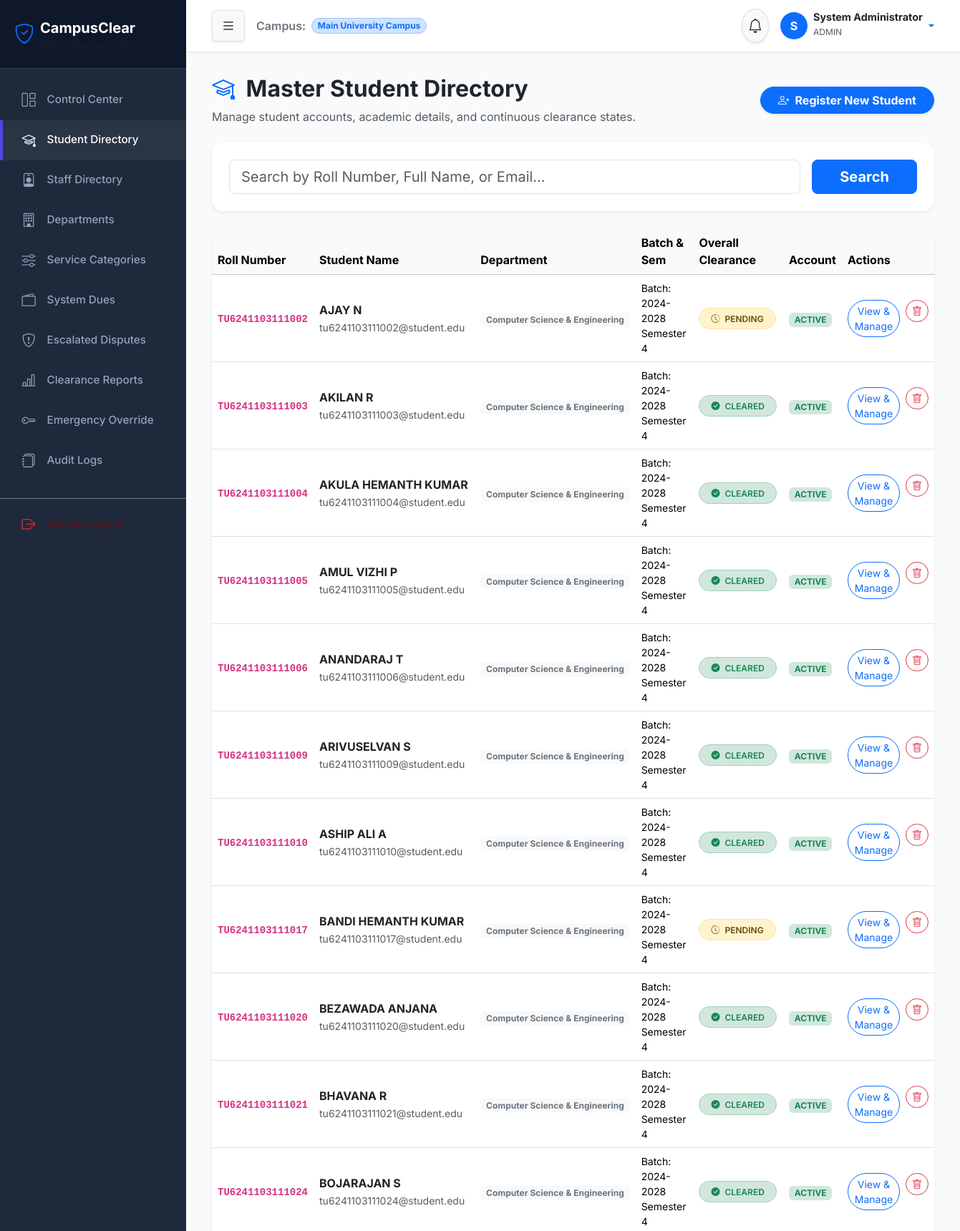
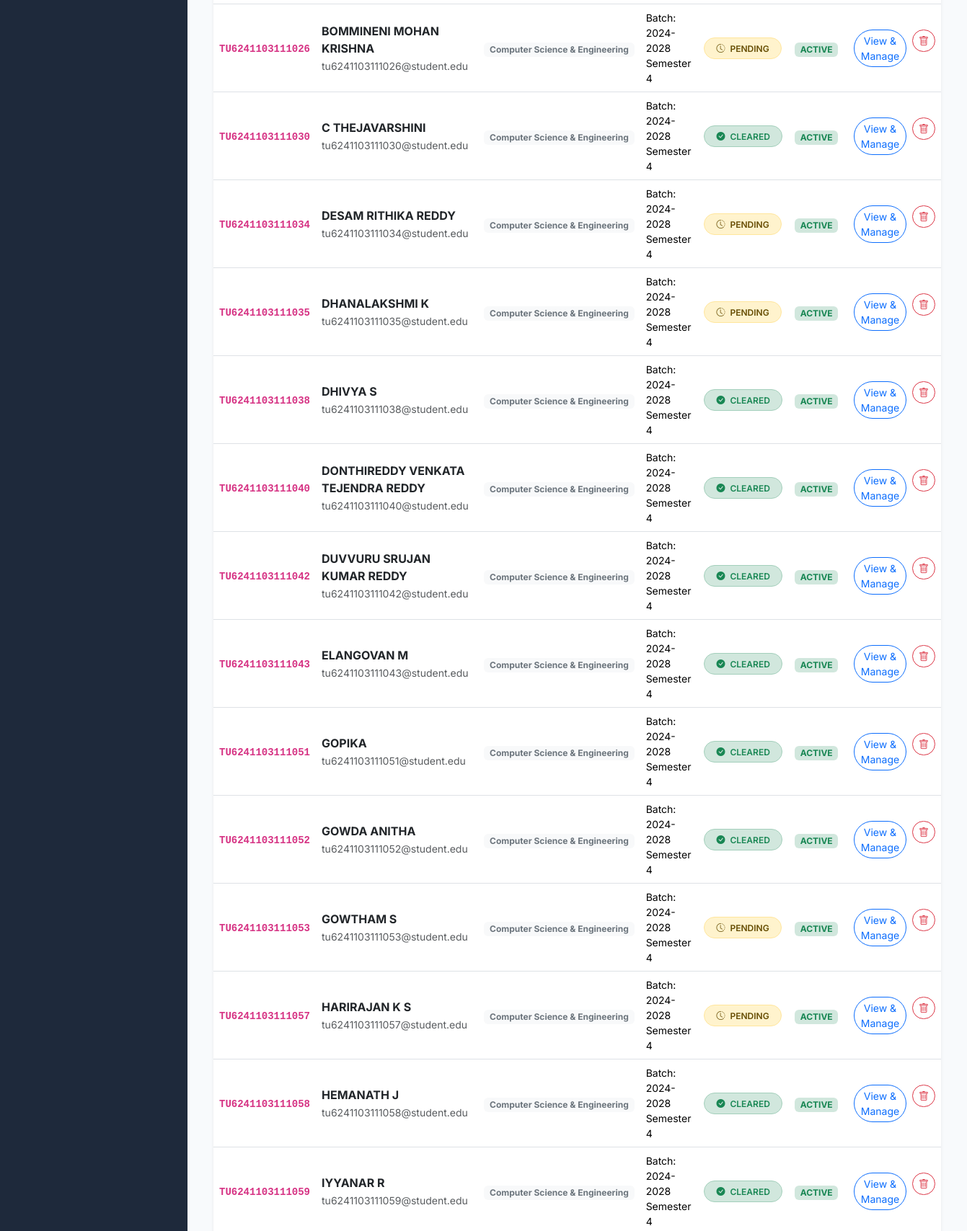
The app's page /admin/students.php (signed in, upper part) with its own data (2 pictures, top to bottom).
### tables this page shows
CREATE TABLE `students` (
  `id` int(11) NOT NULL AUTO_INCREMENT,
  `user_id` int(11) NOT NULL,
  `roll_number` varchar(30) NOT NULL,
  `full_name` varchar(100) NOT NULL,
  `email` varchar(100) NOT NULL,
  `phone` varchar(20) DEFAULT NULL,
  `department_id` int(11) NOT NULL,
  `batch` varchar(20) NOT NULL,
  `semester` int(11) DEFAULT 1,
  `academic_year` varchar(20) DEFAULT NULL,
  `created_at` timestamp NOT NULL DEFAULT current_timestamp(),
  PRIMARY KEY (`id`),
  UNIQUE KEY `user_id` (`user_id`),
  UNIQUE KEY `roll_number` (`roll_number`),
  UNIQUE KEY `email` (`email`),
  KEY `department_id` (`department_id`),
  CONSTRAINT `students_ibfk_1` FOREIGN KEY (`user_id`) REFERENCES `users` (`id`) ON DELETE CASCADE,
  CONSTRAINT `students_ibfk_2` FOREIGN KEY (`department_id`) REFERENCES `departments` (`id`)
);

CREATE TABLE `departments` (
  `id` int(11) NOT NULL AUTO_INCREMENT,
  `name` varchar(100) NOT NULL,
  `code` varchar(20) NOT NULL,
  `description` text DEFAULT NULL,
  `is_active` tinyint(1) DEFAULT 1,
  `created_at` timestamp NOT NULL DEFAULT current_timestamp(),
  PRIMARY KEY (`id`),
  UNIQUE KEY `name` (`name`),
  UNIQUE KEY `code` (`code`)
);

CREATE TABLE `users` (
  `id` int(11) NOT NULL AUTO_INCREMENT,
  `username` varchar(50) NOT NULL,
  `password_hash` varchar(255) NOT NULL,
  `email` varchar(100) NOT NULL,
  `role` enum('admin','staff','student') NOT NULL,
  `status` enum('active','inactive') DEFAULT 'active',
  `created_at` timestamp NOT NULL DEFAULT current_timestamp(),
  `updated_at` timestamp NOT NULL DEFAULT current_timestamp() ON UPDATE current_timestamp(),
  PRIMARY KEY (`id`),
  UNIQUE KEY `username` (`username`),
  UNIQUE KEY `email` (`email`)
);

### includes/clearance_engine.php (called while the page is built, shortened)
<?php
function get_student_clearance_summary($student_id) {
    $pdo = db();
    $dept_stmt = $pdo->prepare("SELECT id, name, code FROM departments WHERE is_active = 1 ORDER BY name ASC");
    $dept_stmt->execute();
    $departments = $dept_stmt->fetchAll();
    $status_stmt = $pdo->prepare("
        SELECT department_id, status, remarks, updated_at
        FROM clearance_status
        WHERE student_id = :student_id
    ");
    $status_stmt->execute([':student_id' => $student_id]);
    $status_rows = $status_stmt->fetchAll();
    $status_map = [];
    foreach ($status_rows as $row) {
        $status_map[$row['department_id']] = $row;
    }
    $dues_stmt = $pdo->prepare("
        SELECT department_id, COUNT(*) as pending_dues_count, SUM(amount) as total_due_amount
        FROM dues
        WHERE student_id = :student_id AND status = 'pending'
        GROUP BY department_id
    ");
    $dues_stmt->execute([':student_id' => $student_id]);
    $dues_rows = $dues_stmt->fetchAll();
    $dues_map = [];
    foreach ($dues_rows as $row) {
        $dues_map[$row['department_id']] = $row;
    }
    $department_details = [];
    $pending_count = 0;
    $cleared_count = 0;
    $pending_departments = [];
    foreach ($departments as $dept) {
        $dept_id = $dept['id'];
        $explicit_status = $status_map[$dept_id]['status'] ?? 'cleared';
        $remarks = $status_map[$dept_id]['remarks'] ?? 'No pending issues';
        $last_updated = $status_map[$dept_id]['updated_at'] ?? null;
        $pending_dues_count = (int)($dues_map[$dept_id]['pending_dues_count'] ?? 0);
        $total_due_amount = (float)($dues_map[$dept_id]['total_due_amount'] ?? 0.00);
        $effective_status = 'cleared';
        if ($pending_dues_count > 0 || in_array($explicit_status, ['pending', 'blocked'])) {
            $effective_status = 'pending';
            $pending_count++;
            $reason = [];
            if ($pending_dues_count > 0) {
                $reason[] = "{$pending_dues_count} pending due(s) (Total: ₹" . number_format($total_due_amount, 2) . ")";
            }
            if (!empty($remarks) && $remarks !== 'No pending issues') {
                $reason[] = $remarks;
            }
            $pending_departments[] = [
                'department_id' => $dept_id,
                'name' => $dept['name'],
                'code' => $dept['code'],
                'reason' => implode(' | ', $reason)
            ];
        } else {
            $cleared_count++;
        }
        $department_details[] = [
            'department_id' => $dept_id,
            'name' => $dept['name'],
            'code' => $dept['code'],
            'explicit_status' => $explicit_status,
            'effective_status' => $effective_status,
            'pending_dues_count' => $pending_dues_count,
            'total_due_amount' => $total_due_amount,
            'remarks' => $remarks,
            'last_updated' => $last_updated
        ];
    }
    $overall_status = ($pending_count === 0) ? 'CLEARED' : 'PENDING';
    return [
        'student_id' => $student_id,
        'overall_status' => $overall_status,
        'is_cleared' => ($overall_status === 'CLEARED'),
        'total_departments' => count($departments),
        'cleared_count' => $cleared_count,
        'pending_count' => $pending_count,
        'pending_departments' => $pending_departments,
        'department_details' => $department_details
    ];
}

### admin/students.php (the view, shortened to what this page needs)
<?php
require_once __DIR__ . '/../includes/header.php';
require_once __DIR__ . '/../includes/sidebar.php';
require_once __DIR__ . '/../includes/navbar.php';
require_once __DIR__ . '/../includes/clearance_engine.php';
$pdo = db();
$search = trim($_GET['search'] ?? '');
$sql = "
    SELECT s.*, d.name as department_name, u.status as user_status
    FROM students s
    JOIN departments d ON s.department_id = d.id
    JOIN users u ON s.user_id = u.id
    WHERE 1=1
";
$params = [];
$sql .= " ORDER BY s.roll_number ASC";
$stmt = $pdo->prepare($sql);
$stmt->execute($params);
$students = $stmt->fetchAll();
?>
<div class="container-fluid">
    <div class="row mb-4 align-items-center">
        <div class="col-md-8">
            <h2 class="fw-bold text-dark"><i class="bi bi-mortarboard me-2 text-primary"></i> Master Student Directory</h2>
            <p class="text-muted mb-0">Manage student accounts, academic details, and continuous clearance states.</p>
        </div>
        <div class="col-md-4 text-md-end mt-3 mt-md-0">
            <a href="<?= BASE_URL ?>/auth/register.php" target="_blank" class="btn btn-primary rounded-pill px-4 shadow-sm fw-bold">
                <i class="bi bi-person-plus me-1"></i> Register New Student
            </a>
        </div>
    </div>
    <div class="card card-glass border-0 shadow-sm p-4 mb-4">
        <form method="GET" action="" class="row g-3">
            <div class="col-md-10">
                <input type="text" class="form-control form-control-lg" name="search" placeholder="Search by Roll Number, Full Name, or Email..." value="<?= sanitize($search) ?>">
            </div>
            <div class="col-md-2">
                <button type="submit" class="btn btn-primary btn-lg w-100 rounded-3 fw-bold">Search</button>
            </div>
        </form>
    </div>
    <div class="card card-glass border-0 shadow-sm">
        <div class="card-body p-0">
            <div class="table-responsive">
                <table class="table table-hover align-middle mb-0">
                    <thead class="table-light">
                        <tr>
                            <th>Roll Number</th>
                            <th>Student Name</th>
                            <th>Department</th>
                            <th>Batch & Sem</th>
                            <th>Overall Clearance</th>
                            <th>Account</th>
                            <th>Actions</th>
                        </tr>
                    </thead>
                    <tbody>
                        <?php foreach ($students as $st):
                            $summary = get_student_clearance_summary($st['id']);
                        ?>
                            <tr>
                                <td class="fw-bold"><code><?= sanitize($st['roll_number']) ?></code></td>
                                <td>
                                    <strong class="text-dark d-block"><?= sanitize($st['full_name']) ?></strong>
                                    <small class="text-muted"><?= sanitize($st['email']) ?></small>
                                </td>
                                <td><span class="badge bg-light text-secondary"><?= sanitize($st['department_name']) ?></span></td>
                                <td class="small">Batch: <?= sanitize($st['batch']) ?><br>Semester <?= $st['semester'] ?></td>
                                <td><?= get_status_badge($summary['overall_status']) ?></td>
                                <td><span class="badge bg-success-subtle text-success"><?= strtoupper($st['user_status']) ?></span></td>
                                <td>
                                    <div class="d-flex gap-2">
                                        <a href="<?= BASE_URL ?>/staff/student_detail.php?id=<?= $st['id'] ?>" class="btn btn-sm btn-outline-primary rounded-pill">
                                            View & Manage
                                        </a>
                                        <form method="POST" action="" onsubmit="return confirm('Are you sure you want to delete this student record?');">
                                            <button type="submit" class="btn btn-sm btn-outline-danger rounded-pill"><i class="bi bi-trash"></i></button>
                                        </form>
                                    </div>
                                </td>
                            </tr>
                        <?php endforeach; ?>
                    </tbody>
                </table>
            </div>
        </div>
    </div>
</div>
<?php require_once __DIR__ . '/../includes/footer.php'; ?>

### includes/functions.php (shortened to what this page needs)
<?php
function sanitize($data) {
    return htmlspecialchars(trim((string)$data), ENT_QUOTES, 'UTF-8');
}
function get_status_badge($status) {
    $status_clean = strtolower(trim((string)$status));
    switch ($status_clean) {
        case 'cleared':
        case 'approved':
        case 'resolved':
        case 'active':
            return '<span class="badge bg-success-subtle text-success px-3 py-2 border border-success-subtle rounded-pill fw-semibold"><i class="bi bi-check-circle-fill me-1"></i> ' . strtoupper($status) . '</span>';
        case 'pending':
        case 'submitted':
        case 'in_progress':
        case 'open':
        case 'under_review':
            return '<span class="badge bg-warning-subtle text-warning-emphasis px-3 py-2 border border-warning-subtle rounded-pill fw-semibold"><i class="bi bi-clock-history me-1"></i> ' . strtoupper(str_replace('_', ' ', $status)) . '</span>';
    }
}

### assets/css/style.css (style rules this page uses)
:root { --primary-color: #4f46e5; --primary-hover: #4338ca; --secondary-color: #0ea5e9; --dark-bg: #0f172a; --sidebar-bg: #1e293b; --card-bg: #ffffff; --text-main: #334155; --text-muted: #64748b; --border-color: #e2e8f0; --success-bg: #dcfce7; --success-text: #15803d; --warning-bg: #fef9c3; --warning-text: #a16207; --danger-bg: #ffe4e6; --danger-text: #be123c; --shadow-sm: 0 1px 3px rgba(0,0,0,0.05); --shadow-md: 0 4px 6px -1px rgba(0,0,0,0.07), 0 2px 4px -1px rgba(0,0,0,0.04); --shadow-lg: 0 10px 25px -5px rgba(0,0,0,0.08), 0 8px 10px -6px rgba(0,0,0,0.03); }
body { font-family: 'Inter', system-ui, -apple-system, sans-serif; background-color: #f8fafc; color: var(--text-main); min-height: 100vh; display: flex; flex-direction: column; }
.card-glass { background: rgba(255, 255, 255, 0.95); backdrop-filter: blur(10px); border: 1px solid rgba(226, 232, 240, 0.8); border-radius: 1rem; box-shadow: var(--shadow-md); transition: transform 0.2s ease, box-shadow 0.2s ease; }

### records on screen
students: roll_number "TU6241103111002", full_name "AJAY N", email "tu6241103111002@student.edu", department.name "Computer Science & Engineering", batch "2024-2028", semester "4", user.status "ACTIVE"
students: roll_number "TU6241103111003", full_name "AKILAN R", email "tu6241103111003@student.edu", department.name "Computer Science & Engineering", batch "2024-2028", semester "4", user.status "ACTIVE"
students: roll_number "TU6241103111004", full_name "AKULA HEMANTH KUMAR", email "tu6241103111004@student.edu", department.name "Computer Science & Engineering", batch "2024-2028", semester "4", user.status "ACTIVE"
students: roll_number "TU6241103111005", full_name "AMUL VIZHI P", email "tu6241103111005@student.edu", department.name "Computer Science & Engineering", batch "2024-2028", semester "4", user.status "ACTIVE"
students: roll_number "TU6241103111006", full_name "ANANDARAJ T", email "tu6241103111006@student.edu", department.name "Computer Science & Engineering", batch "2024-2028", semester "4", user.status "ACTIVE"
students: roll_number "TU6241103111009", full_name "ARIVUSELVAN S", email "tu6241103111009@student.edu", department.name "Computer Science & Engineering", batch "2024-2028", semester "4", user.status "ACTIVE"
students: roll_number "TU6241103111010", full_name "ASHIP ALI A", email "tu6241103111010@student.edu", department.name "Computer Science & Engineering", batch "2024-2028", semester "4", user.status "ACTIVE"
students: roll_number "TU6241103111017", full_name "BANDI HEMANTH KUMAR", email "tu6241103111017@student.edu", department.name "Computer Science & Engineering", batch "2024-2028", semester "4", user.status "ACTIVE"
students: roll_number "TU6241103111020", full_name "BEZAWADA ANJANA", email "tu6241103111020@student.edu", department.name "Computer Science & Engineering", batch "2024-2028", semester "4", user.status "ACTIVE"
students: roll_number "TU6241103111021", full_name "BHAVANA R", email "tu6241103111021@student.edu", department.name "Computer Science & Engineering", batch "2024-2028", semester "4", user.status "ACTIVE"
students: roll_number "TU6241103111024", full_name "BOJARAJAN S", email "tu6241103111024@student.edu", department.name "Computer Science & Engineering", batch "2024-2028", semester "4", user.status "ACTIVE"
students: roll_number "TU6241103111026", full_name "BOMMINENI MOHAN KRISHNA", email "tu6241103111026@student.edu", department.name "Computer Science & Engineering", batch "2024-2028", semester "4", user.status "ACTIVE"
students: roll_number "TU6241103111030", full_name "C THEJAVARSHINI", email "tu6241103111030@student.edu", department.name "Computer Science & Engineering", batch "2024-2028", semester "4", user.status "ACTIVE"
students: roll_number "TU6241103111034", full_name "DESAM RITHIKA REDDY", email "tu6241103111034@student.edu", department.name "Computer Science & Engineering", batch "2024-2028", semester "4", user.status "ACTIVE"
students: roll_number "TU6241103111035", full_name "DHANALAKSHMI K", email "tu6241103111035@student.edu", department.name "Computer Science & Engineering", batch "2024-2028", semester "4", user.status "ACTIVE"
students: roll_number "TU6241103111038", full_name "DHIVYA S", email "tu6241103111038@student.edu", department.name "Computer Science & Engineering", batch "2024-2028", semester "4", user.status "ACTIVE"
students: roll_number "TU6241103111040", full_name "DONTHIREDDY VENKATA TEJENDRA REDDY", email "tu6241103111040@student.edu", department.name "Computer Science & Engineering", batch "2024-2028", semester "4", user.status "ACTIVE"
students: roll_number "TU6241103111042", full_name "DUVVURU SRUJAN KUMAR REDDY", email "tu6241103111042@student.edu", department.name "Computer Science & Engineering", batch "2024-2028", semester "4", user.status "ACTIVE"
students: roll_number "TU6241103111043", full_name "ELANGOVAN M", email "tu6241103111043@student.edu", department.name "Computer Science & Engineering", batch "2024-2028", semester "4", user.status "ACTIVE"
students: roll_number "TU6241103111051", full_name "GOPIKA", email "tu6241103111051@student.edu", department.name "Computer Science & Engineering", batch "2024-2028", semester "4", user.status "ACTIVE"
students: roll_number "TU6241103111052", full_name "GOWDA ANITHA", email "tu6241103111052@student.edu", department.name "Computer Science & Engineering", batch "2024-2028", semester "4", user.status "ACTIVE"
students: roll_number "TU6241103111053", full_name "GOWTHAM S", email "tu6241103111053@student.edu", department.name "Computer Science & Engineering", batch "2024-2028", semester "4", user.status "ACTIVE"
students: roll_number "TU6241103111057", full_name "HARIRAJAN K S", email "tu6241103111057@student.edu", department.name "Computer Science & Engineering", batch "2024-2028", semester "4", user.status "ACTIVE"
students: roll_number "TU6241103111058", full_name "HEMANATH J", email "tu6241103111058@student.edu", department.name "Computer Science & Engineering", batch "2024-2028", semester "4", user.status "ACTIVE"
students: roll_number "TU6241103111059", full_name "IYYANAR R", email "tu6241103111059@student.edu", department.name "Computer Science & Engineering", batch "2024-2028", semester "4", user.status "ACTIVE"

### other values on screen
APP_NAME "CampusClear"
substr($user['full_name'], 0, 1) "S"
$user['full_name'] "System Administrator"
$user['role'] "ADMIN"
